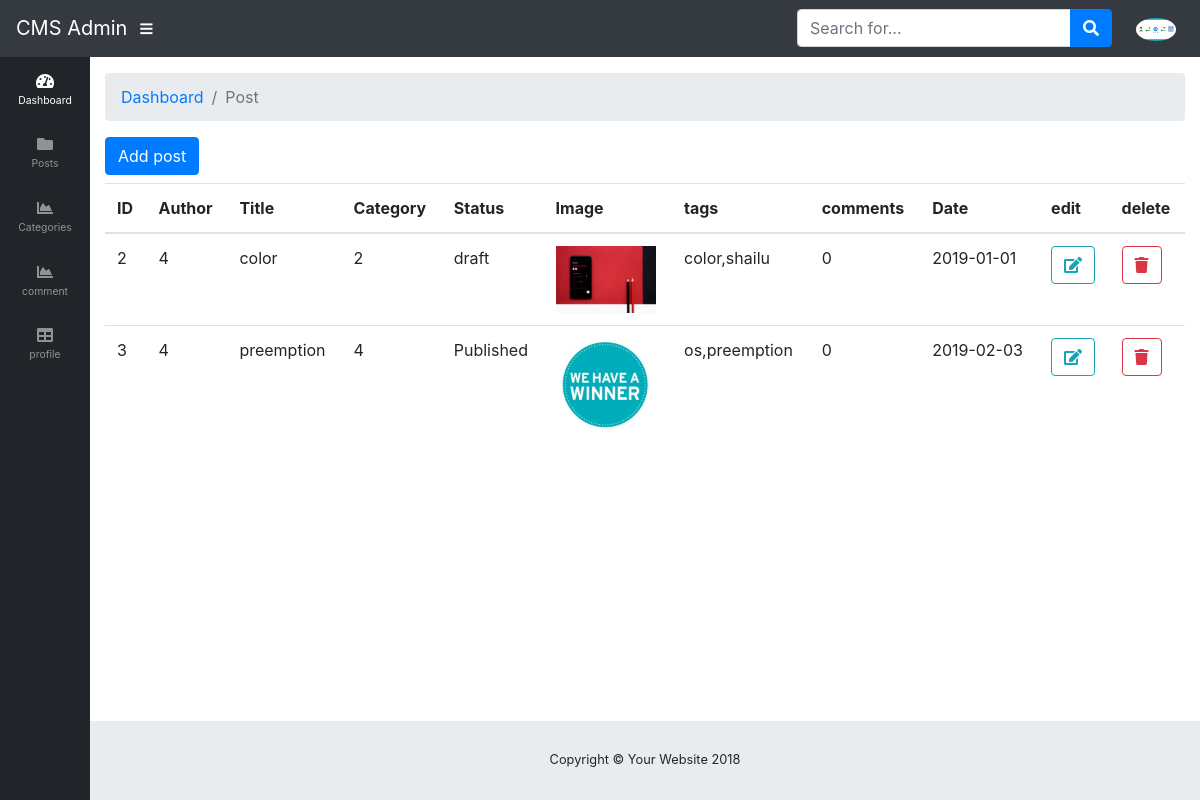
/admin/post.php (signed in), run on the app's committed database.
### tables this page shows
CREATE TABLE `posts` (
  `post_id` int(11) NOT NULL,
  `post_cat_id` int(11) NOT NULL,
  `post_title` varchar(255) NOT NULL,
  `post_author` varchar(255) NOT NULL,
  `post_date` date NOT NULL,
  `post_image` text NOT NULL,
  `post_content` text NOT NULL,
  `post_tags` varchar(255) NOT NULL,
  `post_comment_count` int(11) NOT NULL DEFAULT '0',
  `post_status` varchar(255) NOT NULL,
  `post_views_count` int(11) NOT NULL DEFAULT '0'
);

### includes/functions.php (called while the page is built, shortened)
<?php
include_once("connection.php");
function getAllCategories($condition = 1)
{
    global $connection;
    $sql = "SELECT * FROM categories WHERE $condition";
    $rs = mysqli_query($connection, $sql);
    $i = 0;
    $all_categories = array();
    while ($row = mysqli_fetch_assoc($rs)) {
        $single_cat = array();
        $single_cat['cat_id'] = $row['cat_id'];
        $single_cat['cat_title'] = $row['cat_title'];
        $all_categories[$i] = $single_cat;
        $i++;
    }
    return $all_categories;
}
function getAllPost($condition = 1)
{
    global $connection;
    $sql = "SELECT posts.* ,CONCAT(users.first_name,CONCAT(\" \",users.last_name)) as author FROM posts ,users WHERE posts.post_author = users.user_id  AND ($condition)";
    $rs = mysqli_query($connection, $sql);
    return $rs;
}
?>

### admin/pages/posts/view-all-posts.php (the view, shortened to what this page needs)
<div class="row">
    <div class="col-md-12">
        <a type="button" href="post.php?source=add_post" class="btn btn-primary">Add post</a>
    </div>
</div>
<div class="row">
    <div class="col-md-12">
        <div class="table-responsive">
            <table class="table table-hover">
                <thead>
                <tr>
                    <th>ID</th>
                    <th>Author</th>
                    <th>Title</th>
                    <th>Category</th>
                    <th>Status</th>
                    <th>Image</th>
                    <th>tags</th>
                    <th>comments</th>
                    <th>Date</th>
                    <th>edit</th>
                    <th>delete</th>
                </tr>
                <tbody>
                <?php
                include_once("../includes/functions.php");
                $rs = getAllPost("post_author = {$_SESSION['user_id']}");
                while ($row = mysqli_fetch_assoc($rs)) {
                    $post_id = $row['post_id'];
                    $post_author = $row['post_author'];
                    $post_title = $row['post_title'];
                    $post_cat_id = $row['post_cat_id'];
                    $post_status = $row['post_status'];
                    $post_tags = $row['post_tags'];
                    $post_comment = $row['post_comment_count'];
                    $post_date = $row['post_date'];
                    $post_image = $row['post_image'];
                    $category = getAllCategories("cat_id = $post_cat_id");
                    echo <<<DATA
<tr>
<td>$post_id</td>
<td>$post_author</td>
<td>$post_title</td>
<td>$post_cat_id</td>
<td>$post_status</td>
<td><img src="../images/{$post_image}" class="img-fluid"  width="100px" alt=""></td>
<td>$post_tags</td>
<td>$post_comment</td>
<td>$post_date</td>
<td><a href="post.php?source=edit_post&post_id=$post_id" class="btn btn-outline-info "><span class="fa fa-edit"></span></a></td>
<td><a href="post.php?source=delete_post&post_id=$post_id" class="btn btn-outline-danger "><span class="fa fa-trash"></span></a></td>
</tr>
DATA;
                }
                ?>
                </tbody>
            </table>
        </div>
    </div>
</div>

### admin/post.php (shortened to what this page needs)
<?php
    $title = "Post";
?>
<!DOCTYPE html>
<html lang="en">
<?php
include_once("includes/header.php");
?>
<body id="page-top" class="sidebar-toggled">
<?php
include_once("includes/navigation.php");
?>
<div id="wrapper">
    <?php
    include_once("includes/sidebar.php");
    ?>
    <div id="content-wrapper">
        <div class="container-fluid">
            <ol class="breadcrumb">
                <li class="breadcrumb-item">
                    <a href="index.php">Dashboard</a>
                </li>
                <li class="breadcrumb-item active"><?php echo $title ?></li>
            </ol>
            <?php
                if (isset($_GET['source'])){
                    $source = $_GET['source'];
                }
                else{
                    $source = "";
                }
                switch($source){
                    default:
                        include_once("pages/posts/view-all-posts.php");
                }
            ?>
        </div>
        <?php
        include_once("includes/footer.php");
        ?>
    </div>
</div>
</body>
</html>

### admin/includes/header.php (shortened to what this page needs)
<head>
    <link href="vendor/bootstrap/css/bootstrap.min.css" rel="stylesheet">
    <link href="vendor/fontawesome-free/css/all.min.css" rel="stylesheet" type="text/css">
    <link href="vendor/datatables/dataTables.bootstrap4.css" rel="stylesheet">
    <link href="css/sb-admin.css" rel="stylesheet">
</head>

### admin/includes/navigation.php (shortened to what this page needs)
<?php
include_once ("../includes/functions.php");
$image = $_SESSION['image'];
?>
<nav class="navbar navbar-expand navbar-dark bg-dark static-top">
    <a class="navbar-brand mr-1" href="index.php">CMS Admin</a>
    <button class="btn btn-link btn-sm text-white order-1 order-sm-0" id="sidebarToggle" href="#">
        <i class="fas fa-bars"></i>
    </button>
    <form class="d-none d-md-inline-block form-inline ml-auto mr-0 mr-md-3 my-2 my-md-0">
        <div class="input-group">
            <input type="text" class="form-control" placeholder="Search for..." aria-label="Search" aria-describedby="basic-addon2">
            <div class="input-group-append">
                <button class="btn btn-primary" type="button">
                    <i class="fas fa-search"></i>
                </button>
            </div>
        </div>
    </form>
    <ul class="navbar-nav ml-auto ml-md-0">
       <li class="nav-item dropdown no-arrow">
            <a class="nav-link dropdown-toggle" href="#" id="userDropdown" role="button" data-toggle="dropdown" aria-haspopup="true" aria-expanded="false">
                <img src="images/users/<?php echo $image?>" class="rounded-circle" width="40px" alt="">
            </a>
        </li>
    </ul>
</nav>

### admin/includes/sidebar.php (shortened to what this page needs)
<ul class="sidebar navbar-nav toggled" >
    <li class="nav-item active">
        <a class="nav-link" href="index.php">
            <i class="fas fa-fw fa-tachometer-alt"></i>
            <span>Dashboard</span>
        </a>
    </li>
    <li class="nav-item dropdown">
        <a class="nav-link dropdown-toggle" href="#" id="pagesDropdown" role="button" data-toggle="dropdown" aria-haspopup="true" aria-expanded="false">
            <i class="fas fa-fw fa-folder"></i>
            <span>Posts</span>
        </a>
    </li>
    <li class="nav-item">
        <a class="nav-link" href="categories.php">
            <i class="fas fa-fw fa-chart-area"></i>
            <span>Categories</span></a>
    </li>
    <li class="nav-item">
        <a class="nav-link" href="comments.php">
            <i class="fas fa-fw fa-chart-area"></i>
            <span>comment</span></a>
    </li>
    <li class="nav-item">
        <a class="nav-link" href="tables.html">
            <i class="fas fa-fw fa-table"></i>
            <span>profile</span></a>
    </li>
</ul>

### admin/includes/footer.php
<footer class="sticky-footer">
    <div class="container my-auto">
        <div class="copyright text-center my-auto">
            <span>Copyright © Your Website 2018</span>
        </div>
    </div>
</footer>

### admin/css/sb-admin.css (style rules this page uses)
html { position: relative; min-height: 100%; }
body { height: 100%; }
#wrapper { display: -webkit-box; display: -ms-flexbox; display: flex; }
#wrapper #content-wrapper { overflow-x: hidden; width: 100%; padding-top: 1rem; padding-bottom: 80px; }
.navbar-nav .nav-item.active .nav-link { color: #fff; }
.navbar-nav .nav-item.dropdown .dropdown-toggle::after { width: 1rem; text-align: center; float: right; vertical-align: 0; border: 0; font-weight: 900; content: '\f105'; font-family: 'Font Awesome 5 Free'; }
.navbar-nav .nav-item.dropdown.no-arrow .dropdown-toggle::after { display: none; }
.sidebar { width: 90px !important; background-color: #212529; min-height: calc(100vh - 56px); }
.sidebar .nav-item:last-child { margin-bottom: 1rem; }
.sidebar .nav-item .nav-link { text-align: center; padding: 0.75rem 1rem; width: 90px; }
.sidebar .nav-item .nav-link span { font-size: 0.65rem; display: block; }
.sidebar .nav-item.dropdown .dropdown-toggle::after { display: none; }
.sidebar .nav-item .nav-link { color: rgba(255, 255, 255, 0.5); }
.sidebar.toggled { width: 0 !important; overflow: hidden; }
@media (min-width: 768px) { .sidebar { width: 225px !important; } }
@media (min-width: 768px) { .sidebar .nav-item .nav-link { display: block; width: 100%; text-align: left; padding: 1rem; width: 225px; } }
@media (min-width: 768px) { .sidebar .nav-item .nav-link span { font-size: 1rem; display: inline; } }
@media (min-width: 768px) { .sidebar .nav-item.dropdown .dropdown-toggle::after { display: block; } }
@media (min-width: 768px) { .sidebar.toggled { overflow: visible; width: 90px !important; } }
@media (min-width: 768px) { .sidebar.toggled .nav-item:last-child { margin-bottom: 1rem; } }
@media (min-width: 768px) { .sidebar.toggled .nav-item .nav-link { text-align: center; padding: 0.75rem 1rem; width: 90px; } }
@media (min-width: 768px) { .sidebar.toggled .nav-item .nav-link span { font-size: 0.65rem; display: block; } }
@media (min-width: 768px) { .sidebar.toggled .nav-item.dropdown .dropdown-toggle::after { display: none; } }
:root { --input-padding-x: 0.75rem; --input-padding-y: 0.75rem; }
footer.sticky-footer { display: -webkit-box; display: -ms-flexbox; display: flex; position: absolute; right: 0; bottom: 0; width: calc(100% - 90px); height: 80px; background-color: #e9ecef; }
footer.sticky-footer .copyright { line-height: 1; font-size: 0.8rem; }
@media (min-width: 768px) { footer.sticky-footer { width: calc(100% - 225px); } }
body.sidebar-toggled footer.sticky-footer { width: 100%; }
@media (min-width: 768px) { body.sidebar-toggled footer.sticky-footer { width: calc(100% - 90px); } }

### data on the page
posts: post_id "2", post_author "4", post_title "color", post_cat "2", post_status "draft", post_image (picture), post_tags "color,shailu", post_comment_count "0", post_date "2019-01-01"
posts: post_id "3", post_author "4", post_title "preemption", post_cat "4", post_status "Published", post_image (picture), post_tags "os,preemption", post_comment_count "0", post_date "2019-02-03"

### other printed values
$title "Post"
